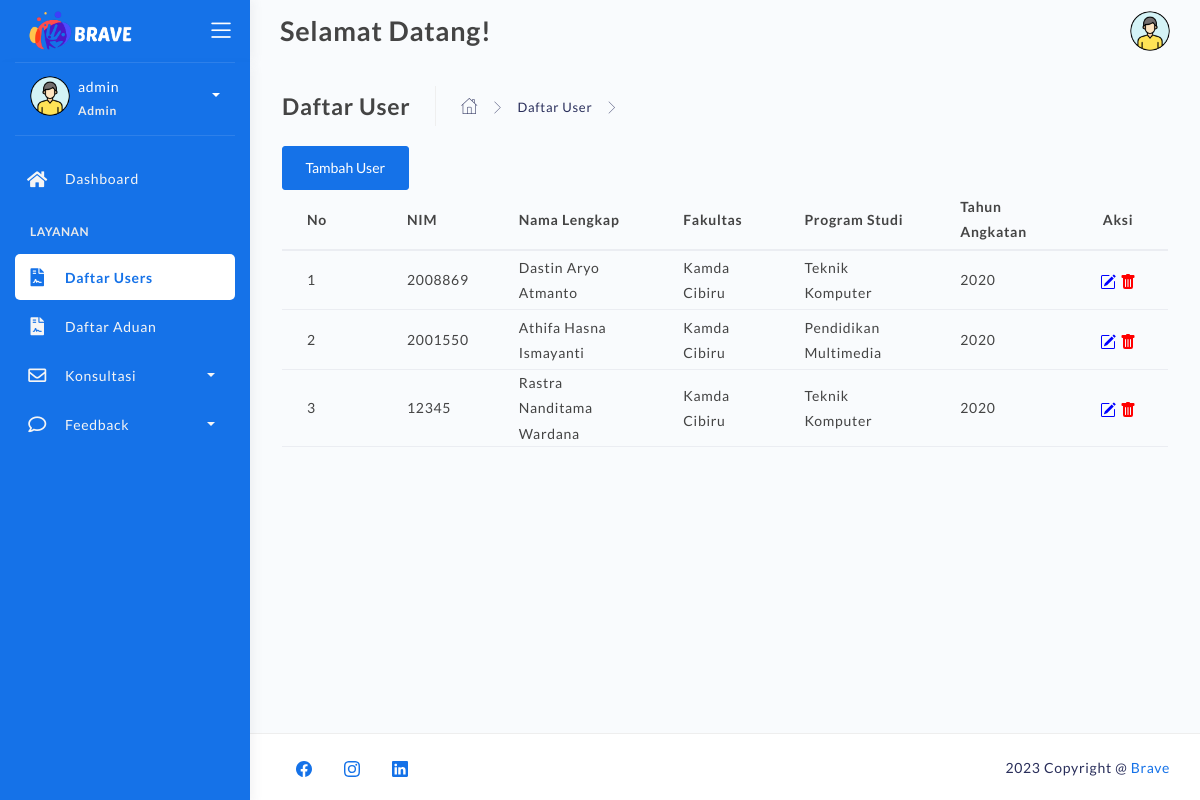
Page /list-user-admin.php (signed in) on the earlier database version.
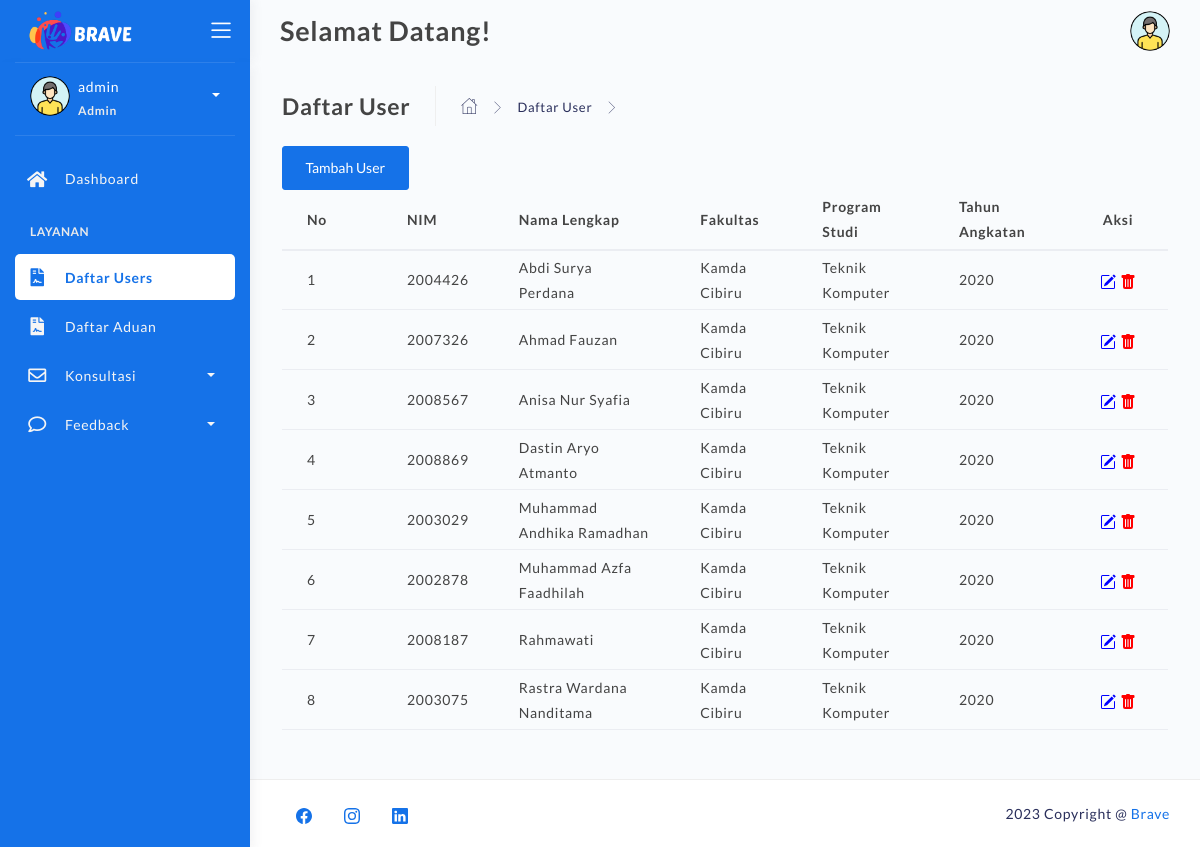
Same page on the later database version.
### tables this page shows
CREATE TABLE `users` (
  `nim` varchar(25) NOT NULL,
  `nama` varchar(255) NOT NULL,
  `fakultas` varchar(255) NOT NULL,
  `prodi` varchar(255) NOT NULL,
  `angkatan` varchar(255) NOT NULL
);

### list-user-admin.php (the view, shortened to what the changed rows need)
<!DOCTYPE html>
<html lang="en">
<head>
	<link rel="stylesheet" href="assets/css/bootstrap.min.css">
	<link rel="stylesheet" href="assets/css/atlantis.css">
	<link rel="stylesheet" href="assets/css/demo.css">
</head>
<body>
	<div class="wrapper fullheight-side">
		<div class="main-panel full-height">
			<div class="container">
				<div class="page-inner">
					<div class="page-category">
							<?php
								require 'backend/connection.php';
								$sql = "SELECT * FROM users";
								$result_user = mysqli_query($koneksi, $sql);
							?>
							<table class="table">
								<thead>
									<tr>
										<th scope="col" style="width:100px;">No</th>
										<th scope="col">NIM</th>
										<th scope="col">Nama Lengkap</th>
										<th scope="col">Fakultas</th>
										<th scope="col">Program Studi</th>
										<th scope="col">Tahun Angkatan</th>
										<th scope="col" style="width:100px; text-align:center;">Aksi</th>
									</tr>
								</thead>
								<tbody>
									<?php
									$i = 0;
									while ($row = mysqli_fetch_assoc($result_user)) {
										$i++;
										echo "<tr>";
											echo "<td>" . $i. "</td>";
											echo "<td>" . $row['nim'] . "</td>";
											echo "<td>" . $row['nama'] . "</td>";
											echo "<td>" . $row['fakultas'] . "</td>";
											echo "<td>" . $row['prodi'] . "</td>";
											echo "<td>" . $row['angkatan'] . "</td>";
											echo "<td>
												  <center>
													<a style='color:blue;' data-toggle='modal' data-target='#edit-user-" . $row['nim'] . "'>
													</a>
													<a href='/backend/action-delete-user.php?id=" . $row['nim'] . " 'style='color:red;' onclick=\"return confirm('Ingin hapus?')\">
													</a>
												  </center>
													<div class='modal' id='edit-user-" . $row['nim'] . "' tabindex='-1' role='dialog' aria-labelledby='editUserModalLabel' aria-hidden='true'>
																	<form id='editUserForm-" . $row['nim'] . "' action='/backend/action-update-user.php' method='post'>
																		<input type='text' class='form-control' id='nim' name='nim' value='" . $row['nim'] . "' required hidden>
																		<input type='text' class='form-control' id='nama' name='nama' value='" . $row['nama'] . "' required>
																		<input type='text' class='form-control' id='fakultas' name='fakultas' value='" . $row['fakultas'] . "' required>
																		<input type='text' class='form-control' id='program_studi' name='program_studi' value='" . $row['prodi'] . "' required>
																		<input type='text' class='form-control' id='angkatan_mahasiswa' name='angkatan_mahasiswa' value='" . $row['angkatan'] . "' required>
																	</form>
																	<button type='button' class='btn btn-primary' onclick='editUser_" . $row['nim'] . "()'>Edit User</button>
													</div>
														function editUser_" . $row['nim'] . "() {
															document.getElementById('editUserForm-" . $row['nim'] . "').submit();
												</td>
											</tr>";
									}
									?>
								</tbody>
							</table>
					</div>
				</div>
			</div>
		</div>
	</div>
</body>
</html>

Differences in the rows shown:
removed users: nim "2001550", nama "Athifa Hasna Ismayanti", fakultas "Kamda Cibiru", prodi "Pendidikan Multimedia", angkatan "2020"
removed users: nim "12345", nama "Rastra Nanditama Wardana", fakultas "Kamda Cibiru", prodi "Teknik Komputer", angkatan "2020"
added users: nim "2004426", nama "Abdi Surya Perdana", fakultas "Kamda Cibiru", prodi "Teknik Komputer", angkatan "2020"
added users: nim "2007326", nama "Ahmad Fauzan", fakultas "Kamda Cibiru", prodi "Teknik Komputer", angkatan "2020"
added users: nim "2008567", nama "Anisa Nur Syafia", fakultas "Kamda Cibiru", prodi "Teknik Komputer", angkatan "2020"
added users: nim "2003029", nama "Muhammad Andhika Ramadhan", fakultas "Kamda Cibiru", prodi "Teknik Komputer", angkatan "2020"
added users: nim "2002878", nama "Muhammad Azfa Faadhilah", fakultas "Kamda Cibiru", prodi "Teknik Komputer", angkatan "2020"
added users: nim "2008187", nama "Rahmawati", fakultas "Kamda Cibiru", prodi "Teknik Komputer", angkatan "2020"
added users: nim "2003075", nama "Rastra Wardana Nanditama", fakultas "Kamda Cibiru", prodi "Teknik Komputer", angkatan "2020"
